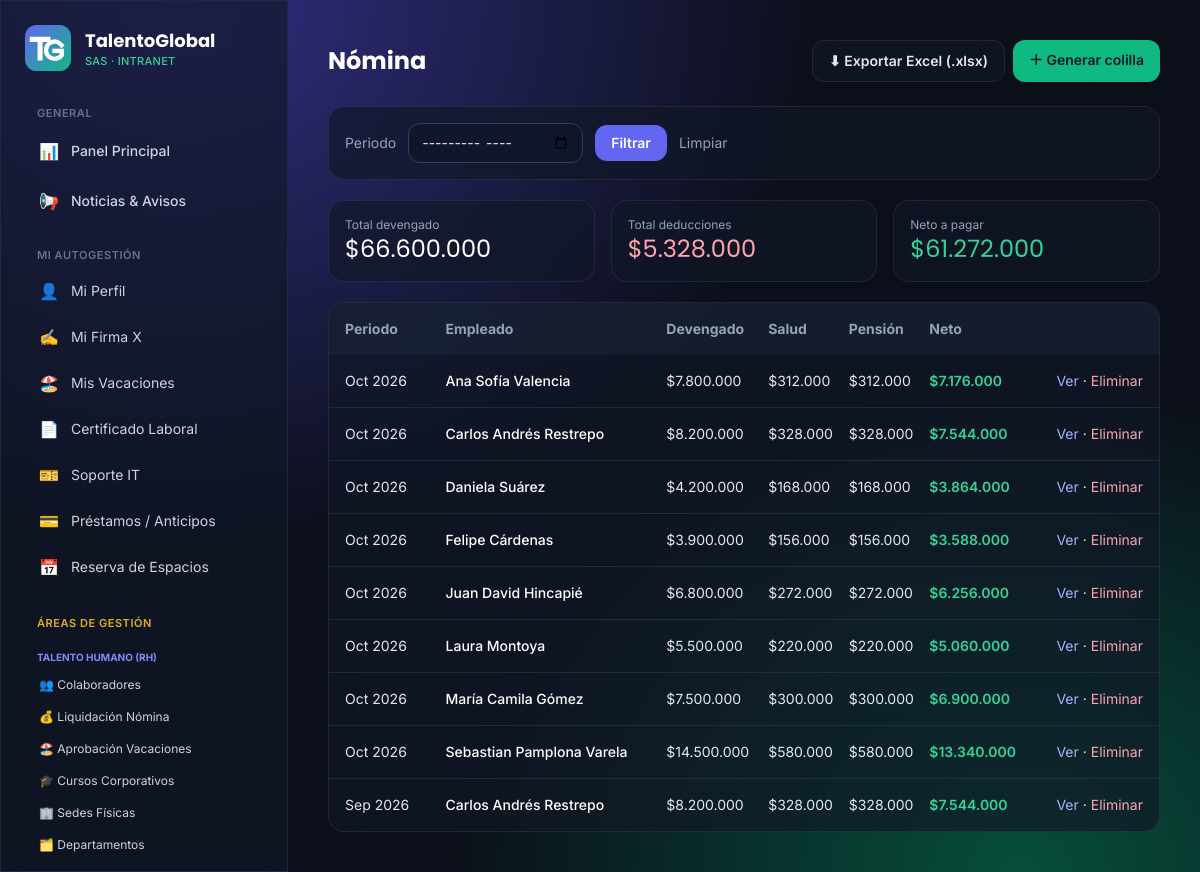
/nomina/ (signed in), run on the app's committed database.
### core/models.py (models this page shows, shortened)
class ExtractoNomina(models.Model):
    empleado = models.ForeignKey(Empleado, on_delete=models.CASCADE, related_name="extractos")
    periodo = models.DateField(help_text="Primer día del mes liquidado")
    devengado_base = models.DecimalField(max_digits=12, decimal_places=2, blank=True, null=True)
    bonificaciones = models.DecimalField(max_digits=12, decimal_places=2, default=0)
    otras_deducciones = models.DecimalField(max_digits=12, decimal_places=2, default=0)
    total_devengado = models.DecimalField(max_digits=12, decimal_places=2, editable=False, default=0)
    deduccion_salud = models.DecimalField(max_digits=12, decimal_places=2, editable=False, default=0)
    deduccion_pension = models.DecimalField(max_digits=12, decimal_places=2, editable=False, default=0)
    total_deducciones = models.DecimalField(max_digits=12, decimal_places=2, editable=False, default=0)
    neto_pagar = models.DecimalField(max_digits=12, decimal_places=2, editable=False, default=0)
    creado = models.DateTimeField(auto_now_add=True)
    class Meta:
        ordering = ["-periodo", "empleado__user__first_name"]
        constraints = [
            models.UniqueConstraint(fields=["empleado", "periodo"], name="un_extracto_por_periodo")
        ]

class Empleado(models.Model):
    ROL_ADMIN = "ADMIN"
    ROL_RH = "RH"
    ROL_IT = "IT"
    ROL_FINANZAS = "FINANZAS"
    ROL_OPERACIONES = "OPERACIONES"
    ROL_EMPLEADO = "EMPLEADO"
    ROLES = [
        (ROL_ADMIN, "Superadministrador"),
        (ROL_RH, "Líder de Recursos Humanos"),
        (ROL_IT, "Líder de Tecnología (IT)"),
        (ROL_FINANZAS, "Líder Financiero"),
        (ROL_OPERACIONES, "Líder de Operaciones y Logística"),
        (ROL_EMPLEADO, "Colaborador"),
    ]
    CONTRATOS = [
        ("INDEFINIDO", "Término indefinido"),
        ("FIJO", "Término fijo"),
        ("OBRA", "Obra o labor"),
        ("APRENDIZAJE", "Aprendizaje"),
    ]
    user = models.OneToOneField(User, on_delete=models.CASCADE, related_name="empleado")
    documento = models.CharField("Documento de identidad", max_length=20, unique=True)
    cargo = models.CharField(max_length=120)
    salario_base = models.DecimalField(max_digits=12, decimal_places=2)
    fecha_ingreso = models.DateField()
    tipo_contrato = models.CharField(max_length=20, choices=CONTRATOS, default="INDEFINIDO")
    telefono = models.CharField("Teléfono", max_length=30, blank=True)
    direccion = models.CharField("Dirección", max_length=200, blank=True)
    sede = models.ForeignKey(Sede, on_delete=models.PROTECT, related_name="empleados")
    departamento = models.ForeignKey(
        Departamento, on_delete=models.PROTECT, related_name="empleados"
    )
    rol = models.CharField(max_length=12, choices=ROLES, default=ROL_EMPLEADO)
    activo = models.BooleanField(default=True)
    firma_x = models.TextField("Firma X", blank=True)
    firma_actualizada = models.DateTimeField(null=True, blank=True)
    class Meta:
        ordering = ["user__first_name", "user__last_name"]
    @property
    def nombre_completo(self):
        return self.user.get_full_name() or self.user.username

### core/views.py (the view)
# urls.py: path("nomina/", v.NominaList.as_view(), name="nomina_list"),
class NominaList(RolRequiredMixin, ListView):
    roles = (RH, FIN)
    template_name = "core/nomina_list.html"
    context_object_name = "extractos"
    paginate_by = 20
    def get_queryset(self):
        qs = ExtractoNomina.objects.select_related("empleado__user", "empleado__departamento")
        p = self.request.GET.get("periodo")
        if p:
            try:
                y, m = map(int, p.split("-"))
                qs = qs.filter(periodo=date(y, m, 1))
            except ValueError:
                pass
        return qs
    def get_context_data(self, **kwargs):
        ctx = super().get_context_data(**kwargs)
        ctx["totales"] = self.get_queryset().aggregate(
            dev=Sum("total_devengado"), ded=Sum("total_deducciones"), neto=Sum("neto_pagar")
        )
        ctx["periodo"] = self.request.GET.get("periodo", "")
        return ctx

### core/context_processors.py (called while the page is built)
def empresa(request):
    u = request.user
    ctx = {"EMPRESA": settings.EMPRESA}
    if u.is_authenticated:
        ctx.update(
            es_admin=tiene_acceso(u, (RH,)),  # panel de RH
            es_it=tiene_acceso(u, (IT,)),
            es_fin=tiene_acceso(u, (FIN,)),
            es_ops=tiene_acceso(u, (OPS,)),
            es_lider=tiene_acceso(u, TODOS_LIDERES),
        )
    return ctx

### core/permissions.py (called while the page is built)
def rol_de(user):
    if not user.is_authenticated:
        return None
    if user.is_superuser:
        return Empleado.ROL_ADMIN
    emp = getattr(user, "empleado", None)
    if emp and emp.activo:
        return emp.rol
    return None

def tiene_acceso(user, roles):
    rol = rol_de(user)
    return rol == Empleado.ROL_ADMIN or (rol is not None and rol in roles)

    def dispatch(self, request, *args, **kwargs):
        if request.user.is_authenticated and not tiene_acceso(request.user, self.roles):
            raise PermissionDenied
        return super().dispatch(request, *args, **kwargs)

### core/templatetags/formatos.py (called while the page is built)
@register.filter
def moneda(valor):
    try:
        valor = Decimal(valor)
    except Exception:
        return valor
    return "$" + f"{valor:,.0f}".replace(",", ".")

### templates/core/nomina_list.html (shortened to what this page needs)
{% extends "base.html" %}
{% load formatos %}
{% block content %}
<div class="flex flex-wrap items-center justify-between gap-3 mb-6">
  <h1 class="font-display text-2xl font-bold text-white">Nómina</h1>
  <div class="flex gap-2">
    <a href="{% url 'exportar_excel' %}" class="rounded-xl glass hover:bg-slate-700/60 px-4 py-2.5 text-sm font-semibold">⬇ Exportar Excel (.xlsx)</a>
    <a href="{% url 'nomina_crear' %}" class="rounded-xl bg-emerald-500 hover:bg-emerald-400 px-4 py-2.5 text-sm font-semibold text-slate-900">＋ Generar colilla</a>
  </div>
</div>
<form method="get" class="glass rounded-2xl p-4 flex gap-3 mb-5 text-sm items-center">
  <label class="text-slate-400">Periodo</label>
  <input type="month" name="periodo" value="{{ periodo }}" class="rounded-xl bg-slate-900/70 border border-slate-700 px-3 py-2">
  <button class="rounded-xl bg-indigo-500 px-4 py-2 font-semibold text-white">Filtrar</button>
  <a href="{% url 'nomina_list' %}" class="text-slate-400 hover:underline">Limpiar</a>
</form>
<div class="grid gap-4 sm:grid-cols-3 mb-5">
  <div class="glass rounded-2xl p-4"><p class="text-xs text-slate-400">Total devengado</p><p class="font-display text-2xl text-white">{{ totales.dev|default:0|moneda }}</p></div>
  <div class="glass rounded-2xl p-4"><p class="text-xs text-slate-400">Total deducciones</p><p class="font-display text-2xl text-rose-300">{{ totales.ded|default:0|moneda }}</p></div>
  <div class="glass rounded-2xl p-4"><p class="text-xs text-slate-400">Neto a pagar</p><p class="font-display text-2xl text-emerald-400">{{ totales.neto|default:0|moneda }}</p></div>
</div>
<div class="glass rounded-2xl overflow-x-auto">
  <table class="w-full text-sm">
    <thead class="bg-slate-800/50 text-slate-400 text-left"><tr><th class="p-4">Periodo</th><th>Empleado</th><th>Devengado</th><th>Salud</th><th>Pensión</th><th>Neto</th><th></th></tr></thead>
    <tbody class="divide-y divide-slate-700/50">
      {% for x in extractos %}
      <tr class="hover:bg-slate-700/20">
        <td class="p-4">{{ x.periodo|date:"M Y" }}</td><td class="font-medium text-white">{{ x.empleado.nombre_completo }}</td>
        <td>{{ x.total_devengado|moneda }}</td><td>{{ x.deduccion_salud|moneda }}</td><td>{{ x.deduccion_pension|moneda }}</td>
        <td class="text-emerald-400 font-semibold">{{ x.neto_pagar|moneda }}</td>
        <td class="text-right pr-4 whitespace-nowrap"><a class="text-indigo-300 hover:underline" href="{% url 'nomina_detalle' x.pk %}">Ver</a>
          <form method="post" action="{% url 'nomina_eliminar' x.pk %}" class="inline" onsubmit="return confirm('¿Eliminar colilla?')">{% csrf_token %} · <button class="text-rose-300 hover:underline">Eliminar</button></form></td>
      </tr>
      {% empty %}<tr><td colspan="7" class="p-8 text-center text-slate-500">No hay colillas.</td></tr>{% endfor %}
    </tbody>
  </table>
</div>
{% endblock %}

### templates/base.html (style rules this page uses)
body { background: radial-gradient(ellipse at 15% 0%, #312e81 0%, transparent 45%), radial-gradient(ellipse at 85% 100%, #064e3b 0%, transparent 40%), #0b0f19; background-attachment: fixed; }
.glass { background: rgba(17, 24, 39, 0.65); backdrop-filter: blur(16px); -webkit-backdrop-filter: blur(16px); border: 1px solid rgba(255, 255, 255, 0.08); }

### data on the page
ExtractoNomina: periodo "Oct 2026", empleado.nombre_completo "Ana Sofía Valencia", total_devengado|moneda "$7.800.000", deduccion_salud|moneda "$312.000", deduccion_pension|moneda "$312.000", neto_pagar|moneda "$7.176.000"
ExtractoNomina: periodo "Oct 2026", empleado.nombre_completo "Carlos Andrés Restrepo", total_devengado|moneda "$8.200.000", deduccion_salud|moneda "$328.000", deduccion_pension|moneda "$328.000", neto_pagar|moneda "$7.544.000"
ExtractoNomina: periodo "Oct 2026", empleado.nombre_completo "Daniela Suárez", total_devengado|moneda "$4.200.000", deduccion_salud|moneda "$168.000", deduccion_pension|moneda "$168.000", neto_pagar|moneda "$3.864.000"
ExtractoNomina: periodo "Oct 2026", empleado.nombre_completo "Felipe Cárdenas", total_devengado|moneda "$3.900.000", deduccion_salud|moneda "$156.000", deduccion_pension|moneda "$156.000", neto_pagar|moneda "$3.588.000"
ExtractoNomina: periodo "Oct 2026", empleado.nombre_completo "Juan David Hincapié", total_devengado|moneda "$6.800.000", deduccion_salud|moneda "$272.000", deduccion_pension|moneda "$272.000", neto_pagar|moneda "$6.256.000"
ExtractoNomina: periodo "Oct 2026", empleado.nombre_completo "Laura Montoya", total_devengado|moneda "$5.500.000", deduccion_salud|moneda "$220.000", deduccion_pension|moneda "$220.000", neto_pagar|moneda "$5.060.000"
ExtractoNomina: periodo "Oct 2026", empleado.nombre_completo "María Camila Gómez", total_devengado|moneda "$7.500.000", deduccion_salud|moneda "$300.000", deduccion_pension|moneda "$300.000", neto_pagar|moneda "$6.900.000"
ExtractoNomina: periodo "Oct 2026", empleado.nombre_completo "Sebastian Pamplona Varela", total_devengado|moneda "$14.500.000", deduccion_salud|moneda "$580.000", deduccion_pension|moneda "$580.000", neto_pagar|moneda "$13.340.000"
ExtractoNomina: periodo "Sep 2026", empleado.nombre_completo "Carlos Andrés Restrepo", total_devengado|moneda "$8.200.000", deduccion_salud|moneda "$328.000", deduccion_pension|moneda "$328.000", neto_pagar|moneda "$7.544.000"

### other printed values
{{ totales.dev|default:0|moneda }} "$66.600.000"
{{ totales.ded|default:0|moneda }} "$5.328.000"
{{ totales.neto|default:0|moneda }} "$61.272.000"
